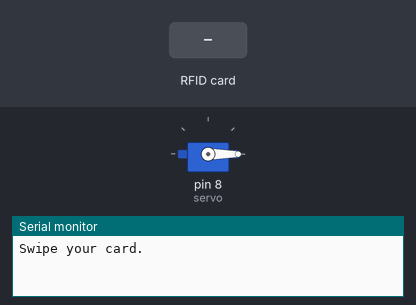
Bench run of a sketch on a simulated Arduino Uno, built with avr-gcc and run on an emulated ATmega328P. Shown: servo, the last lines printed to the serial monitor. The test bench sets the inputs (shaded band).

Above: at 1.2 s.
1.3 s: RFID card 04 54 2C AA 94 5E 80 held to the reader
At 1.9 s:
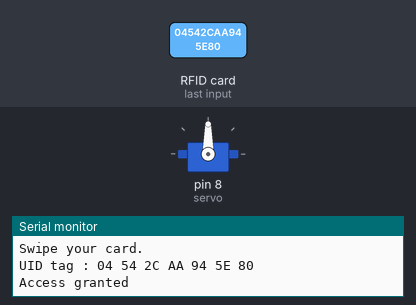
Timing chart, 0 to 7.9 s (numbered marks = the images above; inputs shaded):
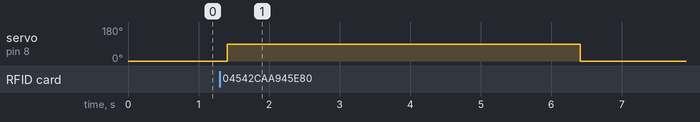

The sketch:

sketch_dec04a.ino
```cpp
#include <SPI.h>
#include <MFRC522.h>
#include <Servo.h>

#define SS_PIN 10
#define RST_PIN 9

MFRC522 mfrc522(SS_PIN, RST_PIN); //create MFRC522 instance
Servo servo; // create servo object


void setup() {
  Serial.begin(9600);
  SPI.begin(); //initiate SPI bus
  mfrc522.PCD_Init(); //Initiate MFRC522
  Serial.println("Swipe your card.");
  Serial.println();
  servo.attach(8); //attach servo to pin
  servo.write(0);


}

void loop() {

  //wait for card input
  if( !mfrc522.PICC_IsNewCardPresent())
  {
    return;
  }
  //select card
  if( !mfrc522.PICC_ReadCardSerial())
  {
    return;
  }
  //Show UID on serial monitor
  Serial.print("UID tag :");
  String content= "";
  byte letter;
  for(byte i = 0; i < mfrc522.uid.size; i++)
  {
    Serial.print(mfrc522.uid.uidByte[i] < 0x10 ? " 0" : " ");
    Serial.print(mfrc522.uid.uidByte[i], HEX);
    content.concat(String(mfrc522.uid.uidByte[i] < 0x10 ? " 0" : " "));
    content.concat(String(mfrc522.uid.uidByte[i], HEX));
  }
  Serial.println();
  content.toUpperCase();
  if(content.substring(1) == "04 54 2C AA 94 5E 80") //card tag
  {
    Serial.println("Access granted");
    Serial.println();
    delay(100);
    servo.write(90); //start up servo
    delay(5000);
    servo.write(0);
  }
  else
  {
    Serial.println("Access denied");
    delay(3000);
  }

}
```

Measured:
- after the input at 1.3 s, servo on pin 8 (servo): 0° → 90° after 0.11 s, → 0° 5.0 s later
